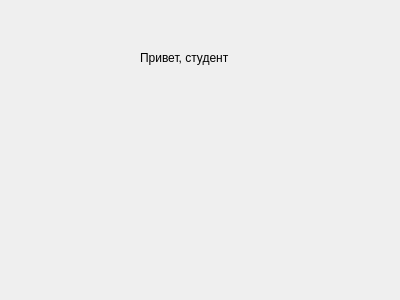
<?xml version="1.0" encoding="UTF-8"?>
<ui version="4.0">
 <class>studentDialog</class>
 <widget class="QDialog" name="studentDialog">
  <property name="geometry">
   <rect>
    <x>0</x>
    <y>0</y>
    <width>400</width>
    <height>300</height>
   </rect>
  </property>
  <property name="windowTitle">
   <string>Dialog</string>
  </property>
  <widget class="QLabel" name="label">
   <property name="geometry">
    <rect>
     <x>140</x>
     <y>50</y>
     <width>121</width>
     <height>16</height>
    </rect>
   </property>
   <property name="text">
    <string>Привет, студент</string>
   </property>
  </widget>
 </widget>
 <resources/>
 <connections/>
</ui>
